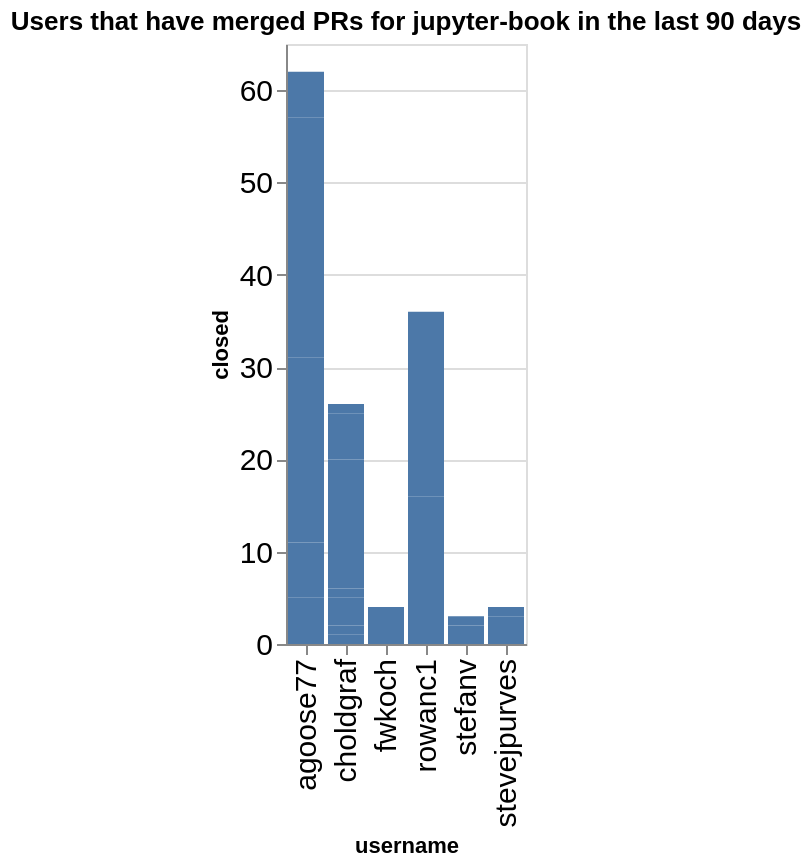

The notebook cell saved with this chart:
### Code cell
charts = []
title = f"Users that have merged PRs for {github_org} in the last {n_days} days"
ch = alt.Chart(data=closed_by_repo.replace(np.nan, 0), title=title).mark_bar().encode(
    x='username',
    y='closed',
)
ch

### Figure 1 — Vega-Lite specification as saved in the notebook (floating-point values rounded to 4 significant figures)
{"config": {"axisLeft": {"labelFontSize": 15}, "axisBottom": {"labelFontSize": 15}}, "data": {"name": "data-40b077d2c860521529e82b87c3131374"}, "mark": {"type": "bar"}, "encoding": {"x": {"field": "username", "type": "nominal"}, "y": {"field": "closed", "type": "quantitative"}}, "title": "Users that have merged PRs for jupyter-book in the last 90 days", "$schema": "https://vega.github.io/schema/vega-lite/v5.20.1.json", "datasets": {"data-40b077d2c860521529e82b87c3131374": [{"name": "blog", "username": "agoose77", "closed": 4}, {"name": "blog", "username": "choldgraf", "closed": 1}, {"name": "example-landing-pages", "username": "agoose77", "closed": 1}, {"name": "example-landing-pages", "username": "choldgraf", "closed": 1}, {"name": "jupyter-book", "username": "agoose77", "closed": 6}, {"name": "jupyter-book", "username": "choldgraf", "closed": 2}, {"name": "myst-spec", "username": "choldgraf", "closed": 1}, {"name": "myst-theme", "username": "agoose77", "closed": 20}, {"name": "myst-theme", "username": "choldgraf", "closed": 1}, {"name": "myst-theme", "username": "rowanc1", "closed": 16}, {"name": "myst-theme", "username": "stefanv", "closed": 2}, {"name": "myst-theme", "username": "stevejpurves", "closed": 3}, {"name": "mystmd", "username": "agoose77", "closed": 26}, {"name": "mystmd", "username": "choldgraf", "closed": 14}, {"name": "mystmd", "username": "fwkoch", "closed": 4}, {"name": "mystmd", "username": "rowanc1", "closed": 19}, {"name": "mystmd", "username": "stefanv", "closed": 1}, {"name": "mystmd", "username": "stevejpurves", "closed": 1}, {"name": "mystmd.org", "username": "agoose77", "closed": 4}, {"name": "mystmd.org", "username": "choldgraf", "closed": 2}, {"name": "mystmd.org", "username": "rowanc1", "closed": 1}, {"name": "team-compass", "username": "agoose77", "closed": 1}, {"name": "team-compass", "username": "choldgraf", "closed": 3}, {"name": "thebe", "username": "choldgraf", "closed": 1}]}}
